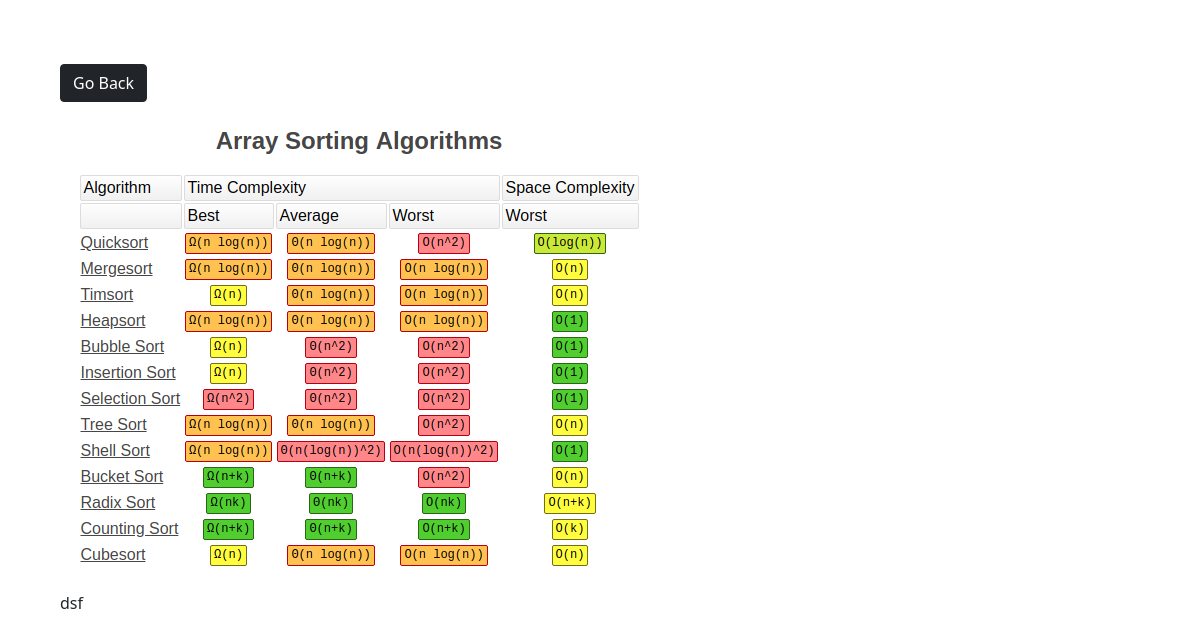
/view_photo/6, run on the app's committed database.
### photo/models.py (models this page shows)
class Photo(models.Model):
    category = models.ForeignKey(Category, on_delete=models.SET_NULL, null=True)
    image = models.ImageField(null=False, blank=False, )
    description = models.TextField()

### photo/views.py (the view)
# urls.py: path('view_photo/<str:pk>', views.view_photo, name='view_photo'),
def view_photo(request, pk):
    photo = Photo.objects.get(pk=pk)
    return render(request, 'photo/view_photo.html', {'photo': photo})

### photo/templates/photo/view_photo.html (shortened to what this page needs)
<!DOCTYPE html>
<html lang="en">
<head>
    <link href="https://cdn.jsdelivr.net/npm/bootstrap@5.1.3/dist/css/bootstrap.min.css" rel="stylesheet">
</head>
<body class="m-5">
<div class="container">
    <div class="row justify-content-center">
        <div class="col">
            <a href="{% url 'gallery' %}" class="btn btn-dark my-3">Go Back</a>
        </div>
        <div style="height: 90vh;">
            <img src="{{ photo.image.url }}" alt="">
            <p>{{ photo.description }}</p>
        </div>
    </div>
</div>
</body>
</html>

### data on the page
Photo: image (picture), description "dsf"
